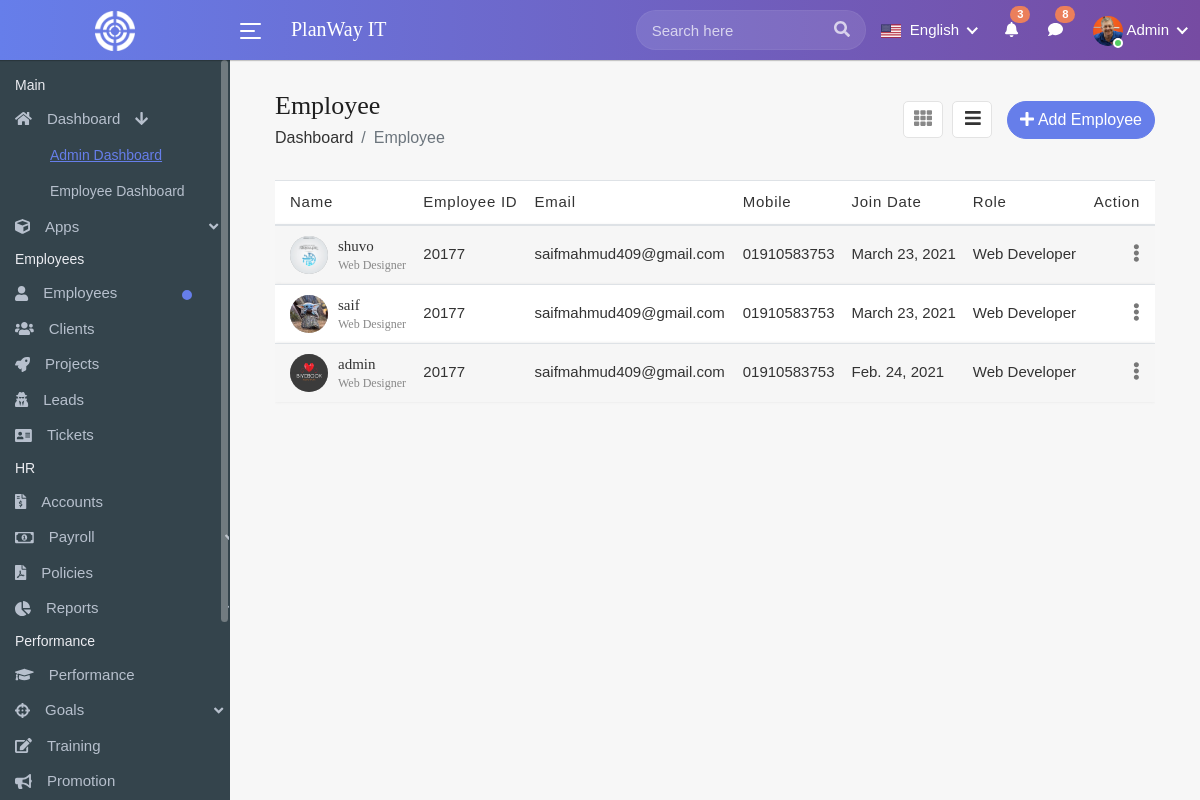
/employee/list/None/ (signed in), run on the app's committed database.
### employee/models.py (models this page shows, shortened)
class Employee(models.Model):
    user = models.ForeignKey(User, on_delete=models.CASCADE, related_name='user_info')
    profile_picture = models.FileField(null=True,blank=True)
    designation = models.ForeignKey(Designation, on_delete=models.CASCADE)
    department = models.ForeignKey(Department, on_delete=models.CASCADE)
    employee_id = models.IntegerField()
    date_of_join = models.DateField()
    phone = models.CharField(max_length=100)
    email = models.CharField(max_length=100)
    date_of_birth = models.DateField(null=True, blank=True)
    address = models.CharField(max_length=100, null=True, blank=True)
    gender = models.IntegerField(choices=GENDER_CHOICES, default=1)
    report_to = models.CharField(max_length=100, null=True)
    passport_no = models.CharField(max_length=100, null=True)
    nationality = models.CharField(max_length=100, null=True)
    religion = models.CharField(max_length=200, null=True)
    martial_status = models.CharField(max_length=100, null=True)
    employment_of_spouse = models.CharField(max_length=200, null=True)
    no_of_chilldren = models.CharField(max_length=200, default=None, null=True,blank=True)
    university_name = models.CharField(max_length=200, null=True)
    subject = models.CharField(max_length=200, null=True)
    university_date_form = models.DateField(null=True, blank=True)
    university_date_to = models.DateField(null=True, blank=True)
    bank_name = models.CharField(max_length=200, null=True,blank=True)
    bank_account_no = models.CharField(max_length=200, null=True, blank=True)
    ifsc_code = models.CharField(max_length=200, null=True, blank=True)
    pan_no = models.CharField(max_length=200, null=True, blank=True)
    is_active = models.BooleanField(default=True)
    emergency_contact = models.ManyToManyField(EmergencyContact, blank=True)
    family_information = models.ManyToManyField(FamilyInformation, blank=True)
    experience = models.ManyToManyField(Experience, blank=True)
    @property
    def picture_url(self):
        url = ""
        try:
            url = self.profile_picture.url
        except:
            url=""
        return url

class Designation(models.Model):
    designation_type = models.CharField(max_length=200)
    department_name = models.ForeignKey(Department, on_delete=models.DO_NOTHING)
    created_at = models.DateField(auto_now_add=True)
    is_delete = models.BooleanField(default=False)
    def __str__(self):
        return self.designation_type

### employee/views.py (the view)
# urls.py: path('list/<str:filter>/', views.UserListView.as_view(), name='employee'),
class UserListView(View):
    @method_decorator(login_required)
    def dispatch(self, request, *args, **kwargs):
        return super().dispatch(request, *args, **kwargs)
    def get(self, request, filter):
        user_obj = None
        if filter == "None":
            user_obj = Employee.objects.all()[::-1]
        elif filter == "Active":
            user_obj = Employee.objects.all().filter(status=1)[::-1]
        elif filter == "InActive":
            user_obj = Employee.objects.all().filter(status=2)[::-1]
        elif filter == "Rejected":
            user_obj = Employee.objects.all().filter(status=3)[::-1]
        designation_obj = Designation.objects.all()
        department_obj = Department.objects.all()
        context={
            "user":user_obj,
            'isact_employeelist':'active',
            'designation':designation_obj,
            'department':department_obj
        }
        return render(request, 'employee/employees-list.html', context)

### employee/models.py (called while the page is built)
    def __str__(self):
        return self.department_name

### employee/templates/employee/employees-list.html (shortened to what this page needs)
{% extends 'base/base.html' %}
{% load static %}
{% block content %}
    <div class="content container-fluid">
        <div class="page-header">
            <div class="row align-items-center">
                <div class="col">
                    <h3 class="page-title">Employee</h3>
                    <ul class="breadcrumb">
                        <li class="breadcrumb-item"><a href="index.html">Dashboard</a></li>
                        <li class="breadcrumb-item active">Employee</li>
                    </ul>
                </div>
                <div class="col-auto float-right ml-auto">
                    <a href="" class="btn add-btn" data-toggle="modal"
                       data-target="#add_employee"><i class="fa fa-plus"></i> Add Employee</a>
                    <div class="view-icons">
                        <a href="" class="grid-view btn btn-link"><i class="fa fa-th"></i></a>
                        <a href="" class="list-view btn btn-link active"><i class="fa fa-bars"></i></a>
                    </div>
                </div>
            </div>
        </div>
        <div class="row">
            <div class="col-md-12">
                <div class="table-responsive">
                    <table class="table table-striped custom-table datatable" id="employee_table">
                        <thead>
                        <tr>
                            <th>Name</th>
                            <th>Employee ID</th>
                            <th>Email</th>
                            <th>Mobile</th>
                            <th class="text-nowrap">Join Date</th>
                            <th>Role</th>
                            <th class="text-right no-sort">Action</th>
                        </tr>
                        </thead>
                        <tbody>
                        {% for user in user %}
                            <tr>
                                <td>
                                    <h2 class="table-avatar">
                                        {% if user.profile_picture %}
                                            <a href="{% url 'profile' id=user.id %}" class="avatar"><img alt="" src="{{ user.picture_url }}"></a>
                                        {% else %}
                                            <a href="{% url 'profile' id=user.id %}" class="avatar"><img alt="" src="{% static 'img/user.jpg' %}"></a>
                                        {% endif %}
                                        <a href="{% url 'profile' id=user.id %}">{{ user.user.username }} <span>Web Designer</span></a>
                                    </h2>
                                </td>
                                <td>{{ user.employee_id }}</td>
                                <td>{{ user.email }}</td>
                                <td>{{ user.phone }}</td>
                                <td>{{ user.date_of_join }}</td>
                                <td>{{ user.designation }}</td>
                                <td class="text-right">
                                    <div class="dropdown dropdown-action">
                                        <a href="employees-list.html#" class="action-icon dropdown-toggle"
                                           data-toggle="dropdown" aria-expanded="false"><i
                                                class="fas fa-ellipsis-v"></i></a>
                                    </div>
                                </td>
                            </tr>
                        {% endfor %}
                        </tbody>
                    </table>
                </div>
            </div>
        </div>
    </div>
    </div>
{% endblock %}

### data on the page
Employee: picture_url (picture), user.username "shuvo", employee_id "20177", email "saifmahmud409@gmail.com", phone "01910583753", date_of_join "March 23, 2021", designation "Web Developer"
Employee: picture_url (picture), user.username "saif", employee_id "20177", email "saifmahmud409@gmail.com", phone "01910583753", date_of_join "March 23, 2021", designation "Web Developer"
Employee: picture_url (picture), user.username "admin", employee_id "20177", email "saifmahmud409@gmail.com", phone "01910583753", date_of_join "Feb. 24, 2021", designation "Web Developer"
